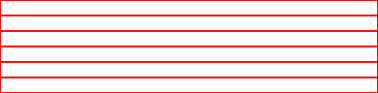

This chart was generated by the following Python code:
#
# Create rectangular "dowels" from 4mm ply.
#

from laser.util import *

l = 100
w = 3.9
n = 6

# These must be tuned for the optics on your cutter... on my
# K40 these settings produce *tight* dowels (we need a hammer
# to move the dowel if we have >4 sheets to join)
cut_width_top = 0.2
cut_width_bottom = 0.4

# The dowels are drawn with a tiny gap between the horizontal and
# vertical lines. This convinces (some) routing algorithms to cut
# *all* the horizontal lines first and the vertical lines second.
# This should be as small as possible, and must be smaller than the
# cut width of your machine otherwise the dowels won't be fully
# cut out.
force_cut_order = 0.1

W = w + cut_width_top
d = panel('dowel_4mm.svg', l, n*W)

W = w + cut_width_top
for y in range(1, n):
    d.add(d.line((force_cut_order, W*y), (l-2*force_cut_order, W*y), **cut))
d.add(d.rect((0, 0), (l, n*W), **cut))

W = w - cut_width_top
T = cut_width_top - cut_width_bottom

d.add(rotate(translate(d.trapez((0, 0), (W, W), T/2, T/2, **cut), -2*w, -2*w), 45))

d.save()
